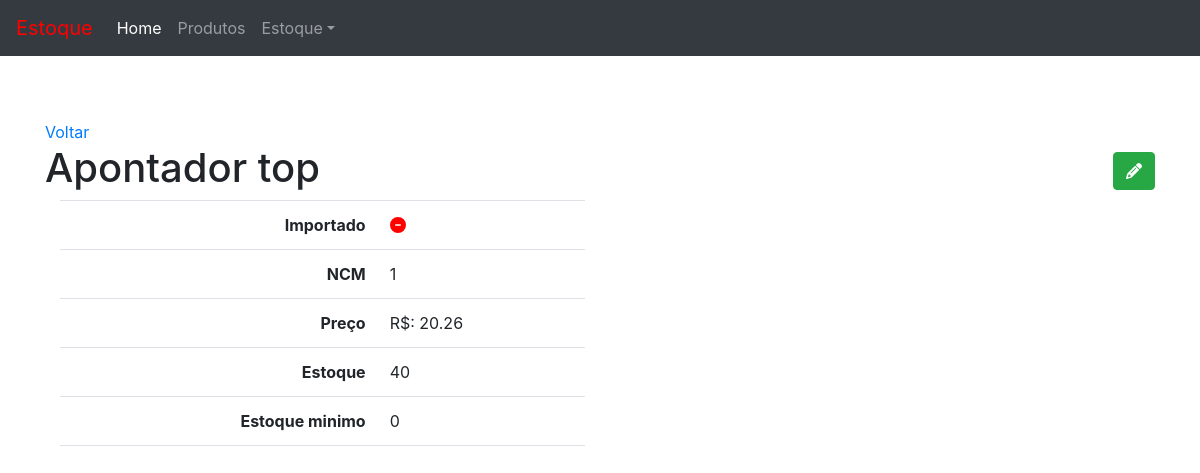
/produto/3/, run on an earlier commit of the app's database.
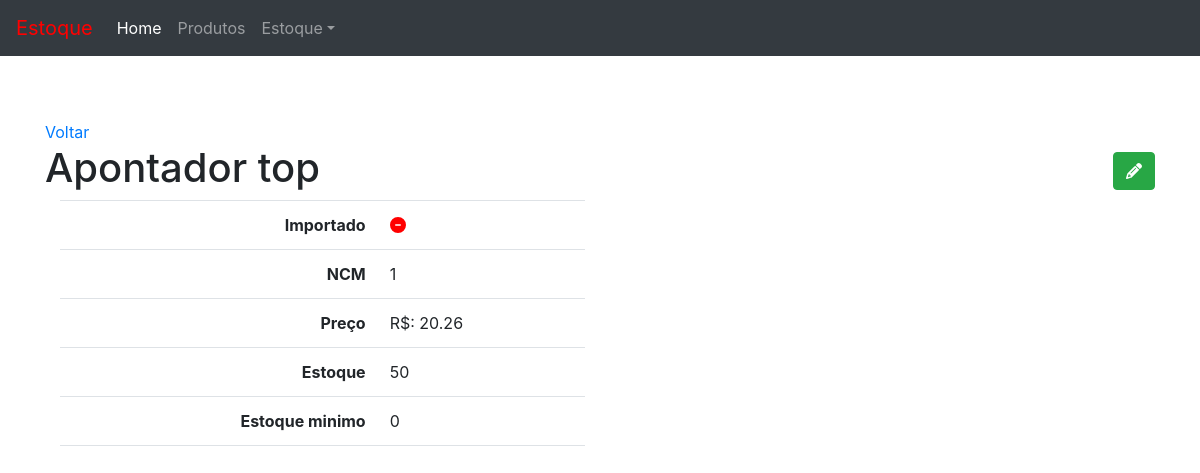
And on a later commit of the database.
### product/models.py (models this page shows, shortened)
class Product(models.Model):
    imported = models.BooleanField(default= True)
    ncm = models.CharField('NCM', max_length= 8)
    product = models.CharField(max_length=100 , unique=True)
    price = models.DecimalField('price' , max_digits=7 , decimal_places=2)
    inventory = models.IntegerField('current_inventory')
    minimum_inventory = models.IntegerField('minimum_inventory' ,default= 0)
    class Meta:
        ordering = ('product' , )
    def __str__(self) :
        return self.product

### product/views.py (the view)
# urls.py: path('<int:pk>/' , v.product_detail , name='product_detail'),
def product_detail(request , pk):
    template_name = 'product_detail.html'
    obj = Product.objects.get(pk = pk)
    context = {'object_list' : obj}
    return render(request , template_name  , context )

### product/templates/product_detail.html
{% extends "base.html" %}
{% load static %}
{% block content %}
    <a href="{% url 'produto:product_list' %}">Voltar</a>
    <h1>{{ object_list }}
        <span class="pull-right">
            <a href="{% url 'produto:product_edit' object_list.pk %}">
                <button type="button" class="btn btn-success">
                    <span class="fa fa-pencil">Editar</span>
                </button>
            </a>
        </span>
    </h1>
    <div class="col-sm-6">
        <table class="table table-user-information">
            <tbody>
                <tr>
                    <th class="text-right">Importado</th>
                    <td>
                        {% if object_list.imported %}
                          <i class="fa fa-check-circle ok"></i>
                        {% else %}
                          <i class="fa fa-minus-circle no"></i>
                        {% endif %}
                      </td>
                </tr>
                <tr>
                    <th class="text-right">NCM</th>
                    <td>{{ object_list.ncm }}</td>
                </tr>
                <tr>
                    <th class="text-right">Preço</th>
                    <td>R$: {{ object_list.price }}</td>
                </tr>
                <tr>
                    <th class="text-right">Estoque</th>
                    <td>{{ object_list.inventory }}</td>
                </tr>
                <tr>
                    <th class="text-right">Estoque minimo</th>
                    <td>{{ object_list.minimum_inventory }}</td>
                </tr>
            </tbody>
        </table>
    </div>
{% endblock %}

What changed in the data, as far as the page shows it:
changed Product "Apontador top": inventory "40" → "50"
